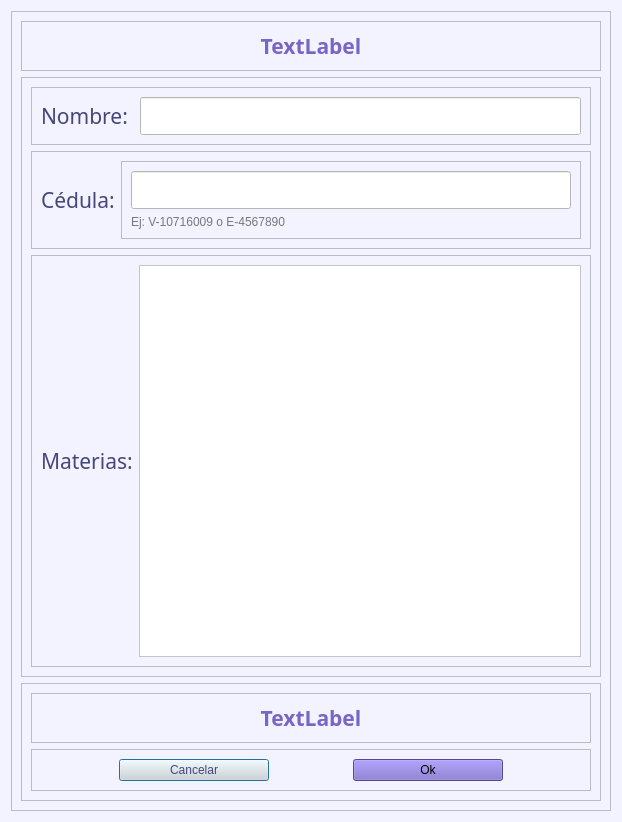
<?xml version="1.0" encoding="UTF-8"?>
<ui version="4.0">
 <class>TeacherDialog</class>
 <widget class="QDialog" name="TeacherDialog">
  <property name="geometry">
   <rect>
    <x>0</x>
    <y>0</y>
    <width>622</width>
    <height>822</height>
   </rect>
  </property>
  <property name="windowTitle">
   <string>Profesor</string>
  </property>
  <property name="styleSheet">
   <string notr="true">background-color: rgb(243, 243, 255);</string>
  </property>
  <layout class="QVBoxLayout" name="verticalLayout_7">
   <item>
    <widget class="QScrollArea" name="scrollArea">
     <property name="widgetResizable">
      <bool>true</bool>
     </property>
     <widget class="QWidget" name="scrollAreaWidgetContents">
      <property name="geometry">
       <rect>
        <x>0</x>
        <y>0</y>
        <width>602</width>
        <height>802</height>
       </rect>
      </property>
      <layout class="QVBoxLayout" name="verticalLayout_6">
       <item>
        <widget class="QFrame" name="frame">
         <property name="frameShape">
          <enum>QFrame::Shape::StyledPanel</enum>
         </property>
         <property name="frameShadow">
          <enum>QFrame::Shadow::Raised</enum>
         </property>
         <layout class="QVBoxLayout" name="verticalLayout_4">
          <item>
           <widget class="QLabel" name="label_title">
            <property name="font">
             <font>
              <family>Montserrat</family>
              <pointsize>16</pointsize>
              <bold>true</bold>
             </font>
            </property>
            <property name="styleSheet">
             <string notr="true">color: rgb(119, 102, 198);</string>
            </property>
            <property name="text">
             <string>TextLabel</string>
            </property>
            <property name="alignment">
             <set>Qt::AlignmentFlag::AlignCenter</set>
            </property>
           </widget>
          </item>
         </layout>
        </widget>
       </item>
       <item>
        <widget class="QFrame" name="frame_2">
         <property name="frameShape">
          <enum>QFrame::Shape::StyledPanel</enum>
         </property>
         <property name="frameShadow">
          <enum>QFrame::Shadow::Raised</enum>
         </property>
         <layout class="QVBoxLayout" name="verticalLayout_5">
          <item>
           <widget class="QFrame" name="frame_4">
            <property name="frameShape">
             <enum>QFrame::Shape::StyledPanel</enum>
            </property>
            <property name="frameShadow">
             <enum>QFrame::Shadow::Raised</enum>
            </property>
            <layout class="QHBoxLayout" name="horizontalLayout_2">
             <item>
              <widget class="QLabel" name="label_teacher_name">
               <property name="font">
                <font>
                 <family>Montserrat</family>
                 <pointsize>16</pointsize>
                </font>
               </property>
               <property name="styleSheet">
                <string notr="true">color: rgb(70, 70, 122);</string>
               </property>
               <property name="text">
                <string>Nombre: </string>
               </property>
              </widget>
             </item>
             <item>
              <widget class="QLineEdit" name="lineEdit_name">
               <property name="font">
                <font>
                 <family>Montserrat</family>
                 <pointsize>16</pointsize>
                </font>
               </property>
               <property name="styleSheet">
                <string notr="true">background-color: rgb(255, 255, 255);
color: rgb(70, 70, 122);</string>
               </property>
              </widget>
             </item>
            </layout>
           </widget>
          </item>
          <item>
           <widget class="QFrame" name="frame_6">
            <property name="frameShape">
             <enum>QFrame::Shape::StyledPanel</enum>
            </property>
            <property name="frameShadow">
             <enum>QFrame::Shadow::Raised</enum>
            </property>
            <layout class="QHBoxLayout" name="horizontalLayout_3">
             <item>
              <widget class="QLabel" name="label_teacger_id">
               <property name="font">
                <font>
                 <family>Montserrat</family>
                 <pointsize>16</pointsize>
                </font>
               </property>
               <property name="styleSheet">
                <string notr="true">color: rgb(70, 70, 122);</string>
               </property>
               <property name="text">
                <string>Cédula:</string>
               </property>
              </widget>
             </item>
             <item>
              <widget class="QFrame" name="frame_7">
               <property name="frameShape">
                <enum>QFrame::Shape::StyledPanel</enum>
               </property>
               <property name="frameShadow">
                <enum>QFrame::Shadow::Raised</enum>
               </property>
               <layout class="QVBoxLayout" name="verticalLayout">
                <item>
                 <widget class="QLineEdit" name="lineEdit_id">
                  <property name="font">
                   <font>
                    <family>Montserrat</family>
                    <pointsize>16</pointsize>
                   </font>
                  </property>
                  <property name="styleSheet">
                   <string notr="true">background-color: rgb(255, 255, 255);
color: rgb(70, 70, 122);</string>
                  </property>
                 </widget>
                </item>
                <item>
                 <widget class="QLabel" name="label">
                  <property name="styleSheet">
                   <string notr="true">color: rgb(119, 118, 123);</string>
                  </property>
                  <property name="text">
                   <string>Ej: V-10716009 o E-4567890</string>
                  </property>
                 </widget>
                </item>
               </layout>
              </widget>
             </item>
            </layout>
            <zorder>frame_7</zorder>
            <zorder>label_teacger_id</zorder>
           </widget>
          </item>
          <item>
           <widget class="QFrame" name="frame_5">
            <property name="frameShape">
             <enum>QFrame::Shape::StyledPanel</enum>
            </property>
            <property name="frameShadow">
             <enum>QFrame::Shadow::Raised</enum>
            </property>
            <layout class="QHBoxLayout" name="horizontalLayout">
             <item>
              <widget class="QLabel" name="label_teacher_subjects">
               <property name="font">
                <font>
                 <family>Montserrat</family>
                 <pointsize>16</pointsize>
                </font>
               </property>
               <property name="styleSheet">
                <string notr="true">color: rgb(70, 70, 122);</string>
               </property>
               <property name="text">
                <string>Materias:</string>
               </property>
              </widget>
             </item>
             <item>
              <widget class="QListWidget" name="listWidget_subjects">
               <property name="font">
                <font>
                 <family>Montserrat</family>
                 <pointsize>15</pointsize>
                 <bold>false</bold>
                </font>
               </property>
               <property name="styleSheet">
                <string notr="true">background-color: rgb(255, 255, 255);
color: rgb(70, 70, 122);</string>
               </property>
               <property name="selectionMode">
                <enum>QAbstractItemView::SelectionMode::NoSelection</enum>
               </property>
              </widget>
             </item>
            </layout>
           </widget>
          </item>
         </layout>
         <zorder>frame_6</zorder>
         <zorder>frame_5</zorder>
         <zorder>frame_4</zorder>
        </widget>
       </item>
       <item>
        <widget class="QFrame" name="frame_3">
         <property name="frameShape">
          <enum>QFrame::Shape::StyledPanel</enum>
         </property>
         <property name="frameShadow">
          <enum>QFrame::Shadow::Raised</enum>
         </property>
         <layout class="QVBoxLayout" name="verticalLayout_3">
          <item>
           <widget class="QFrame" name="frame_9">
            <property name="frameShape">
             <enum>QFrame::Shape::StyledPanel</enum>
            </property>
            <property name="frameShadow">
             <enum>QFrame::Shadow::Raised</enum>
            </property>
            <layout class="QVBoxLayout" name="verticalLayout_2">
             <item>
              <widget class="QLabel" name="label_question">
               <property name="font">
                <font>
                 <family>Montserrat</family>
                 <pointsize>16</pointsize>
                 <bold>true</bold>
                </font>
               </property>
               <property name="styleSheet">
                <string notr="true">color: rgb(119, 102, 198);</string>
               </property>
               <property name="text">
                <string>TextLabel</string>
               </property>
               <property name="alignment">
                <set>Qt::AlignmentFlag::AlignCenter</set>
               </property>
              </widget>
             </item>
            </layout>
           </widget>
          </item>
          <item>
           <widget class="QFrame" name="frame_8">
            <property name="frameShape">
             <enum>QFrame::Shape::StyledPanel</enum>
            </property>
            <property name="frameShadow">
             <enum>QFrame::Shadow::Raised</enum>
            </property>
            <layout class="QHBoxLayout" name="horizontalLayout_4">
             <item>
              <widget class="QPushButton" name="pushButton_cancel">
               <property name="maximumSize">
                <size>
                 <width>150</width>
                 <height>50</height>
                </size>
               </property>
               <property name="styleSheet">
                <string notr="true">background-color: rgb(222, 221, 218);
color: rgb(70, 70, 122);</string>
               </property>
               <property name="text">
                <string>Cancelar</string>
               </property>
              </widget>
             </item>
             <item>
              <widget class="QPushButton" name="pushButton_ok">
               <property name="maximumSize">
                <size>
                 <width>150</width>
                 <height>50</height>
                </size>
               </property>
               <property name="styleSheet">
                <string notr="true">background-color: rgb(119, 102, 198);</string>
               </property>
               <property name="text">
                <string>Ok</string>
               </property>
              </widget>
             </item>
            </layout>
           </widget>
          </item>
         </layout>
         <zorder>frame_9</zorder>
         <zorder>frame_8</zorder>
        </widget>
       </item>
      </layout>
     </widget>
    </widget>
   </item>
  </layout>
 </widget>
 <resources/>
 <connections/>
</ui>
